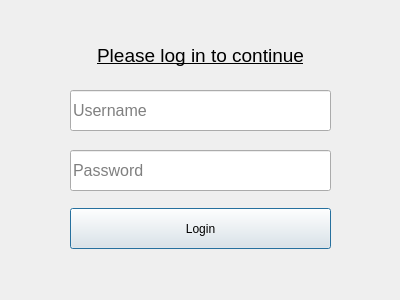
<?xml version="1.0" encoding="UTF-8"?>
<ui version="4.0">
 <class>Login</class>
 <widget class="QDialog" name="Login">
  <property name="geometry">
   <rect>
    <x>0</x>
    <y>0</y>
    <width>400</width>
    <height>300</height>
   </rect>
  </property>
  <property name="windowTitle">
   <string>Login</string>
  </property>
  <widget class="QLabel" name="label">
   <property name="geometry">
    <rect>
     <x>0</x>
     <y>20</y>
     <width>401</width>
     <height>71</height>
    </rect>
   </property>
   <property name="sizePolicy">
    <sizepolicy hsizetype="Preferred" vsizetype="Preferred">
     <horstretch>0</horstretch>
     <verstretch>0</verstretch>
    </sizepolicy>
   </property>
   <property name="font">
    <font>
     <pointsize>14</pointsize>
     <underline>true</underline>
    </font>
   </property>
   <property name="locale">
    <locale language="English" country="UnitedStates"/>
   </property>
   <property name="text">
    <string>Please log in to continue</string>
   </property>
   <property name="alignment">
    <set>Qt::AlignCenter</set>
   </property>
  </widget>
  <widget class="QLineEdit" name="username">
   <property name="geometry">
    <rect>
     <x>70</x>
     <y>90</y>
     <width>261</width>
     <height>41</height>
    </rect>
   </property>
   <property name="font">
    <font>
     <pointsize>12</pointsize>
    </font>
   </property>
   <property name="placeholderText">
    <string>Username</string>
   </property>
  </widget>
  <widget class="QLineEdit" name="password">
   <property name="geometry">
    <rect>
     <x>70</x>
     <y>150</y>
     <width>261</width>
     <height>41</height>
    </rect>
   </property>
   <property name="font">
    <font>
     <pointsize>12</pointsize>
    </font>
   </property>
   <property name="inputMethodHints">
    <set>Qt::ImhHiddenText|Qt::ImhNoAutoUppercase|Qt::ImhNoPredictiveText|Qt::ImhSensitiveData</set>
   </property>
   <property name="text">
    <string/>
   </property>
   <property name="echoMode">
    <enum>QLineEdit::Password</enum>
   </property>
   <property name="placeholderText">
    <string>Password</string>
   </property>
  </widget>
  <widget class="QPushButton" name="loginBtn">
   <property name="geometry">
    <rect>
     <x>70</x>
     <y>208</y>
     <width>261</width>
     <height>41</height>
    </rect>
   </property>
   <property name="text">
    <string>Login</string>
   </property>
  </widget>
 </widget>
 <resources/>
 <connections/>
</ui>
